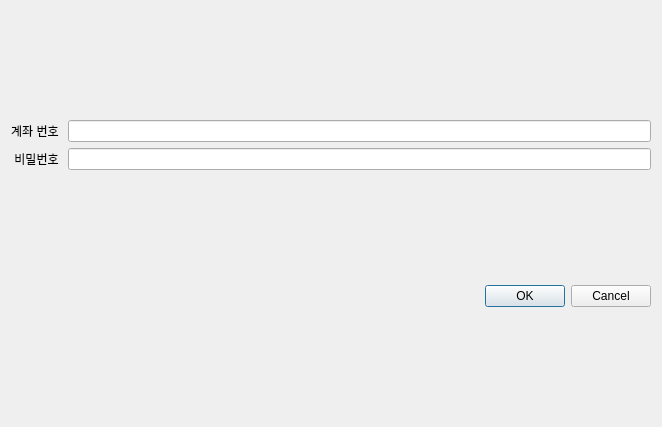
<?xml version="1.0" encoding="UTF-8"?>
<ui version="4.0">
 <class>AccSearchDialog</class>
 <widget class="QDialog" name="AccSearchDialog">
  <property name="geometry">
   <rect>
    <x>0</x>
    <y>0</y>
    <width>662</width>
    <height>427</height>
   </rect>
  </property>
  <property name="windowTitle">
   <string>Dialog</string>
  </property>
  <layout class="QGridLayout" name="gridLayout_2">
   <item row="0" column="0">
    <layout class="QGridLayout" name="gridLayout">
     <item row="1" column="0">
      <widget class="QLabel" name="s_pass_lbl">
       <property name="text">
        <string>비밀번호</string>
       </property>
       <property name="alignment">
        <set>Qt::AlignmentFlag::AlignCenter</set>
       </property>
      </widget>
     </item>
     <item row="0" column="1">
      <widget class="QLineEdit" name="s_acc_le"/>
     </item>
     <item row="1" column="1">
      <widget class="QLineEdit" name="s_pass_le">
       <property name="echoMode">
        <enum>QLineEdit::EchoMode::Password</enum>
       </property>
      </widget>
     </item>
     <item row="0" column="0">
      <widget class="QLabel" name="s_acc_lbl">
       <property name="text">
        <string>계좌 번호 </string>
       </property>
       <property name="alignment">
        <set>Qt::AlignmentFlag::AlignCenter</set>
       </property>
      </widget>
     </item>
    </layout>
   </item>
   <item row="1" column="0">
    <widget class="QDialogButtonBox" name="buttonBox">
     <property name="orientation">
      <enum>Qt::Orientation::Horizontal</enum>
     </property>
     <property name="standardButtons">
      <set>QDialogButtonBox::StandardButton::Cancel|QDialogButtonBox::StandardButton::Ok</set>
     </property>
    </widget>
   </item>
  </layout>
 </widget>
 <resources/>
 <connections>
  <connection>
   <sender>buttonBox</sender>
   <signal>accepted()</signal>
   <receiver>AccSearchDialog</receiver>
   <slot>accept()</slot>
   <hints>
    <hint type="sourcelabel">
     <x>248</x>
     <y>254</y>
    </hint>
    <hint type="destinationlabel">
     <x>157</x>
     <y>274</y>
    </hint>
   </hints>
  </connection>
  <connection>
   <sender>buttonBox</sender>
   <signal>rejected()</signal>
   <receiver>AccSearchDialog</receiver>
   <slot>reject()</slot>
   <hints>
    <hint type="sourcelabel">
     <x>316</x>
     <y>260</y>
    </hint>
    <hint type="destinationlabel">
     <x>286</x>
     <y>274</y>
    </hint>
   </hints>
  </connection>
 </connections>
</ui>
